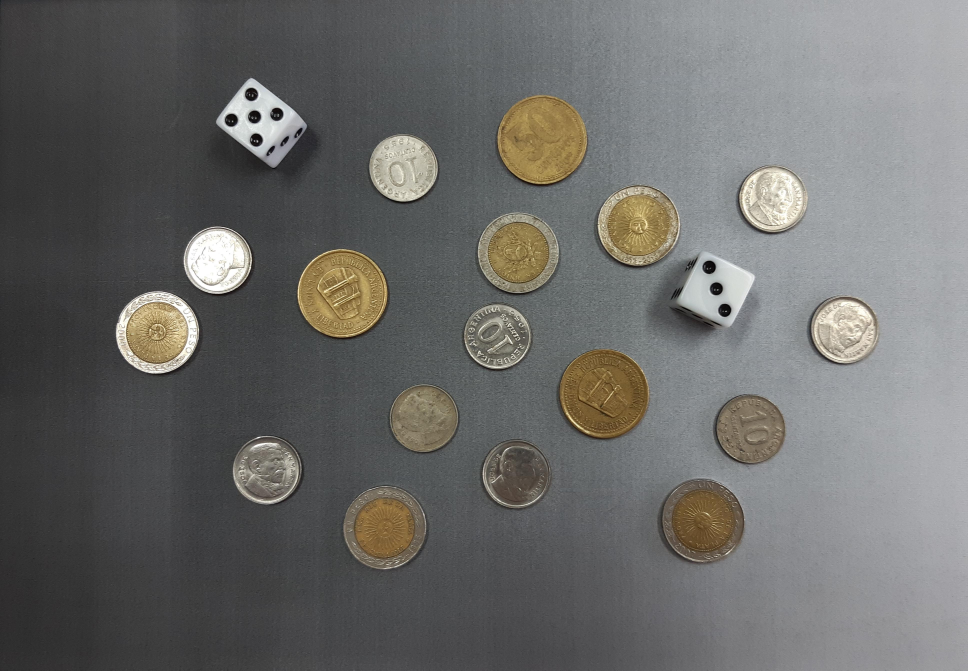
#> input picture ej1/monedas.jpg, 3871 x 2681 px, found by its file name (shown at 1/4 size)
$ python paso3.py
#> lines starting #> are read from the running program, lines starting #| are printed output that depends on the picture; after the words box and inside, x2 and y2 are one past the last pixel; in counts of white or black regions, pixels touching at a corner belong together
# =============================================================================
# PROBLEMA 1 - PASO 3: SEGMENTACIÓN FINAL DE OBJETOS (Punto A)
# -----------------------------------------------------------------------------
# Objetivo: obtener una máscara limpia donde cada moneda y cada dado sea un
# componente conectado separado (esperado: 19 = 17 monedas + 2 dados).
# Pipeline:
#   1) distancia de color al fondo en CIELAB (Unidad 5.4)
#   2) umbral con histéresis, o sea reconstrucción geodésica acotada (Unidades 3.1 y 6.5)
#   3) morfología: clausura, relleno de huecos, apertura (Unidad 6)
#   4) componentes conectados y filtro por área (Unidad 3.3)
# Esta versión muestra cada etapa. La misma lógica está refactorizada en
# segmentacion.py (función segmentar), que reutilizan los pasos 4 y 5: si se
# cambia un parámetro acá, hay que cambiarlo allá también.
# =============================================================================
import cv2
import numpy as np
import matplotlib.pyplot as plt

# --- 1. Carga y reducción a 1/4 ---
# Trabajamos a 1/4 (968x670) por velocidad: a esta escala las monedas miden
# 64-92 px de diámetro, de sobra para segmentarlas y medir formas.
# INTER_AREA promedia píxeles al reducir y evita aliasing (Unidad 2.1).
img_bgr = cv2.imread("ej1/monedas.jpg")
#> img_bgr is the input picture: shape (2681, 3871, 3); mean B, G, R 105.5, 107.4, 107.5
assert img_bgr is not None, "No se encontró monedas.jpg"
small = cv2.resize(img_bgr, None, fx=1/4, fy=1/4, interpolation=cv2.INTER_AREA)
small_rgb = cv2.cvtColor(small, cv2.COLOR_BGR2RGB)     # solo para mostrar con matplotlib

# Pasamos a CIELAB (Unidad 5.4): separa la luminancia (L) de la información de
# color (a*: verde-rojo, b*: azul-amarillo). Es la clave de este paso: el gris
# solo (paso 2) confunde las monedas doradas con el fondo porque tienen luminancia
# parecida, pero se diferencian claramente en b* (amarillo).
# Nota: OpenCV en 8 bits escala L a 0-255 y desplaza a*, b* en +128, así que las
# distancias que siguen están en "unidades OpenCV", no exactamente en ΔE de la CIE.
lab = cv2.cvtColor(small, cv2.COLOR_BGR2LAB)
#> lab: shape (670, 968, 3); mean of channels 0, 1, 2 114.3, 127.9, 129.1
print("Imagen de trabajo:", small.shape)
#| Imagen de trabajo: (670, 968, 3)

# --- 2. Estimación del fondo, un canal por vez (mismo método que el paso 1) ---
def fondo_canal(c, k=101, sigma=15):
    # Se reduce otra vez a la mitad (queda 1/8 del original, igual que en el
    # paso 1): a esa escala las monedas miden 32-46 px y la ventana de 101x101
    # de la mediana las ignora (cada una ocupa una fracción chica de la ventana).
#> called with k = 101, sigma = 15
    tiny = cv2.resize(c, None, fx=0.5, fy=0.5, interpolation=cv2.INTER_AREA)
    f = cv2.medianBlur(tiny, k)                 # filtro no lineal (Unidad 2.4); k impar
    f = cv2.GaussianBlur(f, (0, 0), sigma)      # suaviza los escalones de la mediana
    return cv2.resize(f, (c.shape[1], c.shape[0]), interpolation=cv2.INTER_LINEAR)

# El fondo se estima por separado en L, a* y b* y se apilan en una imagen de 3 canales
fondo_lab = np.dstack([fondo_canal(lab[:, :, i]) for i in range(3)])
#> call 2 of fondo_canal, with k = 101, sigma = 15
#> in fondo_canal (call 2), `f = cv2.GaussianBlur(f, (0, 0), sigma)`:
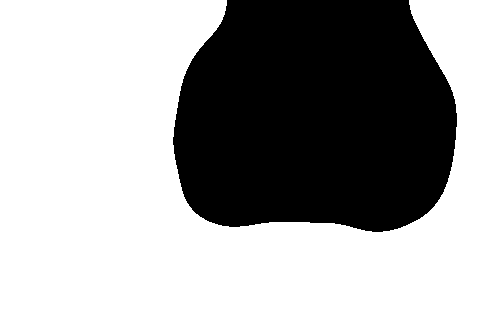
#> f: shape (335, 484); values 127 (black) and 128 (white), 65.3% white; 1 black region, box (x1, y1, x2, y2) and area: (173, 0, 457, 232) 56213
#> in fondo_canal (call 2), `return cv2.resize(f, (c.shape[1], c.shape[0]), interpolation=cv2.INTER..`: returned value: shape (670, 968); values 127 (black) and 128 (white), 65.3% white; 1 black region, box (x1, y1, x2, y2) and area: (346, 0, 914, 464) 224852
#> call 3 of fondo_canal, with k = 101, sigma = 15
#> in fondo_canal (call 3), `tiny = cv2.resize(c, None, fx=0.5, fy=0.5, interpolation=cv2.INTER_AREA)`:
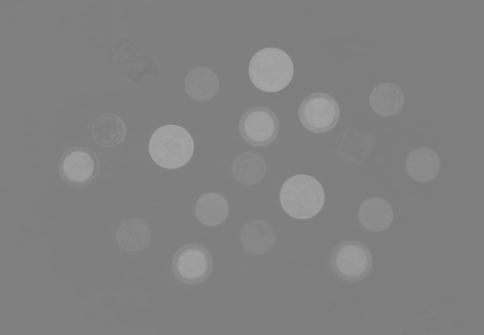
#> tiny: shape (335, 484); min 121, max 166, mean 129.2
#> fondo_lab: shape (670, 968, 3); mean of channels 0, 1, 2 110.6, 127.7, 126.9

# --- 3. Distancia de color al fondo ---
# Se resta en float32 (en uint8 desbordaría) y se calcula la norma euclídea en
# el espacio Lab: un solo número por píxel que resume "cuánto se aleja este píxel
# del fondo en luminancia Y en color". Cubre doradas (difieren en b*),
# plateadas y dados (difieren en L) con una única señal.
diff = lab.astype(np.float32) - fondo_lab.astype(np.float32)
#> diff: shape (670, 968, 3) float32; mean of channels 0, 1, 2 3.7, 0.2, 2.2
dist = np.sqrt((diff ** 2).sum(axis=2))
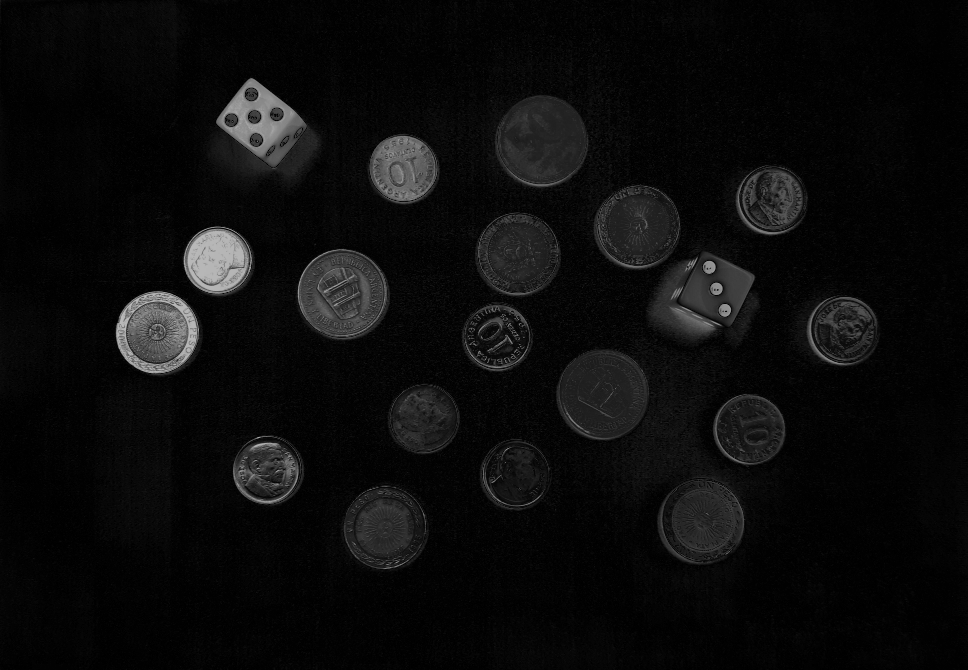
#> dist: shape (670, 968) float32; min 0, max 187, mean 12
# Suavizado leve (sigma = 2) para atenuar el ruido y el grabado de las monedas
dist = cv2.GaussianBlur(dist, (0, 0), 2)

# --- 4. Umbral con histéresis (reconstrucción geodésica acotada, Unidad 6.5) ---
# Por qué no Otsu: en el paso 2 falló porque el fondo domina el histograma.
# Acá los dos umbrales se eligen mirando el histograma de la figura:
#   - el fondo es un pico cerca de 0-10
#   - los objetos forman una joroba desde ~30
#   T_ALTO = 25: cae en el valle; lo que lo supera es objeto con seguridad (semillas).
#   T_BAJO = 14: más permisivo; sirve para completar bordes débiles (monedas
#                plateadas de bajo contraste), pero solo si están conectados a una semilla.
T_ALTO, T_BAJO, N_GROW = 25, 14, 10
print(f"Umbrales: alto={T_ALTO} | bajo={T_BAJO} | iteraciones de crecimiento={N_GROW}")

seeds = ((dist > T_ALTO) * 255).astype(np.uint8)    # núcleo seguro de cada objeto
#> seeds: shape (670, 968); 14.2% white; 25 white regions (2 under 20 px), largest, box (x1, y1, x2, y2) and area: (296, 248, 390, 341) 6846, (495, 96, 588, 189) 6790, (215, 77, 319, 178) 6774
low = ((dist > T_BAJO) * 255).astype(np.uint8)      # zona candidata (incluye la anterior)
#> low: shape (670, 968); 17.4% white; 20 white regions (1 under 20 px), largest, box (x1, y1, x2, y2) and area: (555, 348, 747, 566) 18149, (208, 76, 322, 187) 8396, (646, 246, 759, 345) 7906
k3 = cv2.getStructuringElement(cv2.MORPH_ELLIPSE, (3, 3))
mask0 = seeds.copy()
# Crecimiento: dilatar las semillas y quedarse solo con lo que cae dentro de "low".
# Es una dilatación geodésica de N pasos (Unidad 6.5). Si se iterara hasta que la
# máscara no cambie más, sería la reconstrucción morfológica completa (histéresis
# clásica); acá se corta en N_GROW pasos a propósito:
# cada iteración agrega como máximo 1 px, así que el máscara crece a lo sumo 10 px
# desde las semillas. Ese límite evita que el halo de sombra conecte objetos
# vecinos. Como las semillas están contenidas en "low", nunca se pierden.
for _ in range(N_GROW):
    mask0 = cv2.dilate(mask0, k3) & low
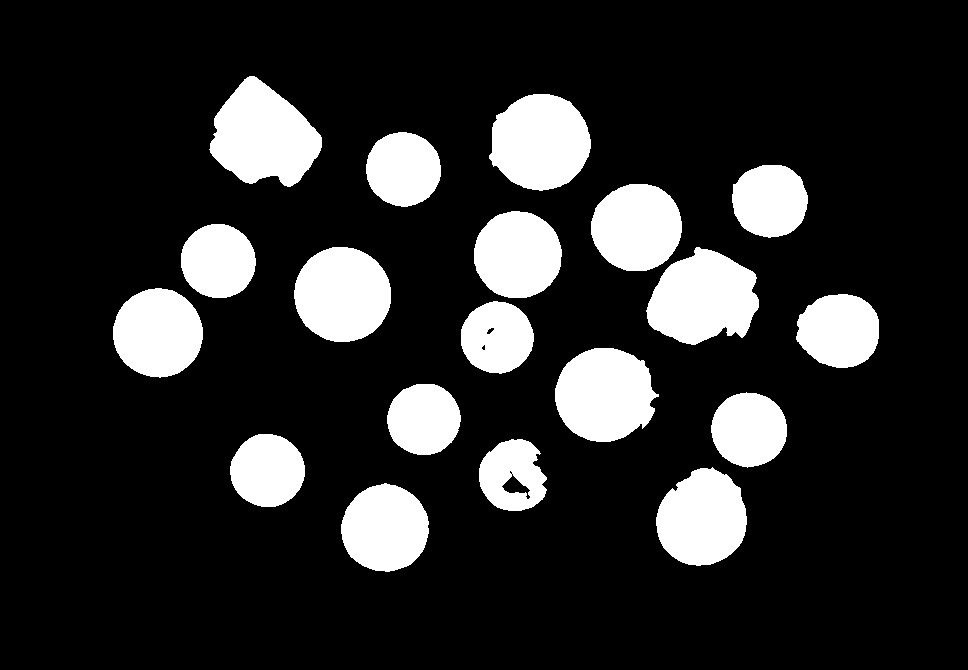
#> mask0: shape (670, 968); 16.7% white; 19 white regions, largest, box (x1, y1, x2, y2) and area: (209, 76, 322, 187) 8181, (646, 247, 759, 345) 7809, (489, 94, 591, 191) 7569
print(f"Foreground: semillas {100 * np.mean(seeds > 0):.1f}% -> tras crecer {100 * np.mean(mask0 > 0):.1f}%")
#| Foreground: semillas 14.2% -> tras crecer 16.7%
#> `mask_close = cv2.morphologyEx(mask0, cv2.MORPH_CLOSE, k_close)`: mask_close: shape (670, 968); 16.7% white; 18 white regions, largest, box (x1, y1, x2, y2) and area: (461, 211, 562, 374) 10195, (209, 76, 322, 187) 8189, (646, 247, 759, 345) 7838

# --- 5. Morfología (Unidad 6) ---
def rellenar_huecos(m):
    # Relleno de huecos por floodFill desde el fondo: se inunda el fondo desde la
    # esquina (0,0) y todo lo que NO quedó inundado es un hueco interno del objeto.
    # Supone que (0,0) es fondo, de ahí el assert.
    assert m[0, 0] == 0, "La esquina (0,0) no es fondo"
    ff = m.copy()
    pad = np.zeros((m.shape[0] + 2, m.shape[1] + 2), np.uint8)   # floodFill exige una máscara 2 px más grande
    cv2.floodFill(ff, pad, (0, 0), 255)
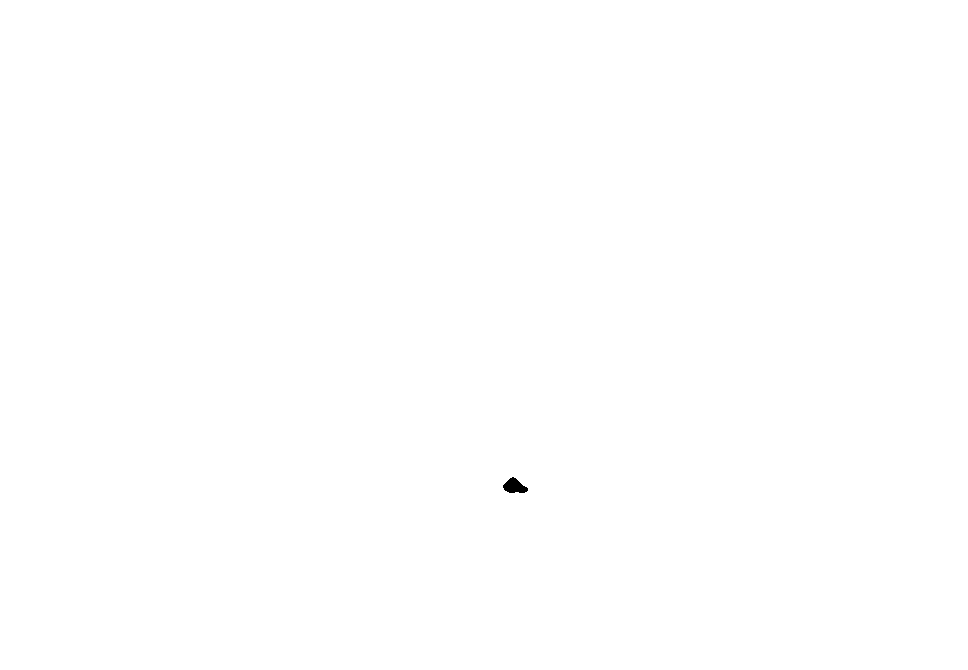
#> ff: shape (670, 968); 100% white; 1 black region, box (x1, y1, x2, y2) and area: (503, 477, 528, 493) 255
    # not(ff) vale 255 solo en los huecos; el OR con la máscara original los rellena
    return m | cv2.bitwise_not(ff)

# 5.1 Clausura (dilatación + erosión) 7x7: sella fisuras finas en los contornos
k_close = cv2.getStructuringElement(cv2.MORPH_ELLIPSE, (7, 7))
mask_close = cv2.morphologyEx(mask0, cv2.MORPH_CLOSE, k_close)

# 5.2 Relleno de huecos: rellena los huecos que dejan los relieves de las monedas
# y los puntos de los dados, para obtener máscaras sólidas
mask_fill = rellenar_huecos(mask_close)

# 5.3 Apertura (erosión + dilatación) con elemento elíptico de 31x31:
#  - elimina estructuras más chicas que 31 px (restos de sombra, ruido)
#  - corta puentes finos entre objetos pegados
# Es seguro porque las monedas miden 64-92 px, bastante más que el elemento.
k_open = cv2.getStructuringElement(cv2.MORPH_ELLIPSE, (31, 31))
mask_open = cv2.morphologyEx(mask_fill, cv2.MORPH_OPEN, k_open)
#> mask_open: shape (670, 968); 16.6% white; 19 white regions, largest, box (x1, y1, x2, y2) and area: (211, 78, 322, 183) 8027, (647, 249, 758, 345) 7656, (492, 94, 591, 191) 7512

# --- 6. Componentes conectados y descriptores (Unidades 3.3 y 7.2) ---
# connectivity=8: dos píxeles en diagonal también se consideran conectados
n, labels, stats, cents = cv2.connectedComponentsWithStats(mask_open, connectivity=8)
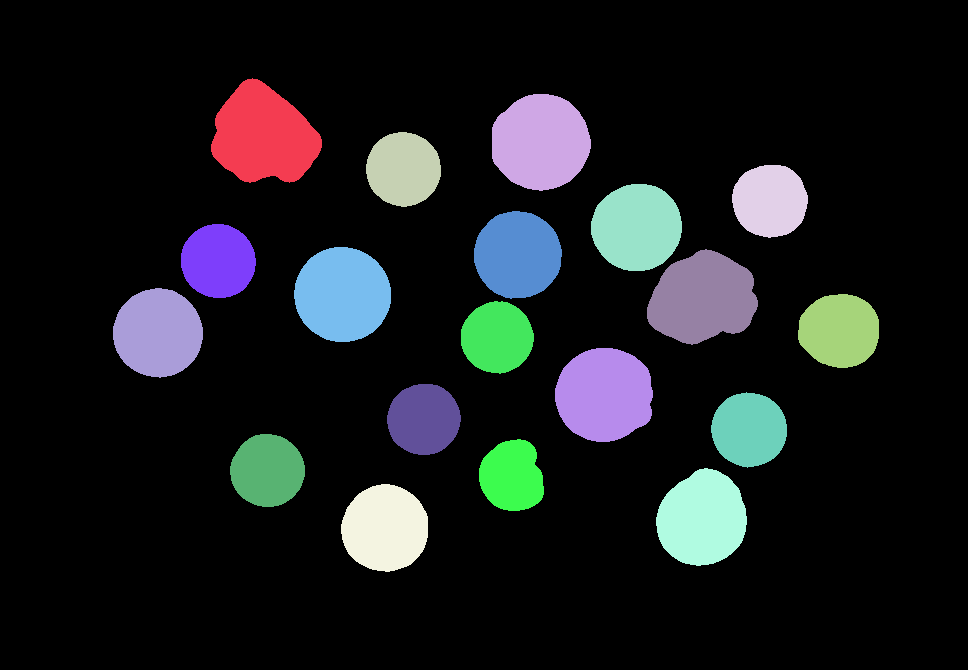
#> labels: shape (670, 968) int32; 20 distinct labels, from 0 to 19; one colour per label, 0 black
#> n = 20; stats = 20 rows, first 6: [0, 0, 968, 670, 541027], [211, 78, 111, 105, 8027], [492, 94, 99, 97, 7512], [366, 132, 75, 75, 4380], [732, 165, 76, 73, 4375], [591, 184, 91, 87, 6238]; cents = 20 rows, first 8: [480.2, 337.7], [263.3, 135.3], [540.2, 141.8], [403, 168.8], [769.6, 200.4], [636.4, 226.9], [517.3, 254.4], [217.8, 260.7]
# La moneda más chica mide ~3200 px de área a esta escala; 1000 descarta ruido sin riesgo
AREA_MIN = 1000
keep = [i for i in range(1, n) if stats[i, cv2.CC_STAT_AREA] >= AREA_MIN]   # el 0 es el fondo
#> keep = [1, 2, 3, 4, 5, 6, 7, 8, 9, 10, 11, 12, 13, 14, 15, 16, 17, 18, 19]
print(f"\nComponentes con área >= {AREA_MIN}: {len(keep)} (esperado: 19 = 17 monedas + 2 dados)")
#| Componentes con área >= 1000: 19 (esperado: 19 = 17 monedas + 2 dados)
for i in sorted(keep, key=lambda j: stats[j, cv2.CC_STAT_AREA]):
    x, y, ww, hh, a = stats[i]
    cnts, _ = cv2.findContours((labels == i).astype(np.uint8), cv2.RETR_EXTERNAL, cv2.CHAIN_APPROX_NONE)
    per = cv2.arcLength(cnts[0], True)
    # Circularidad (factor de forma) = 4*pi*Área / Perímetro^2: vale 1 para un círculo
    # perfecto y baja con formas angulosas. En la salida las monedas dan 0.88-0.92 y
    # los dados 0.81-0.82; ese descriptor separa ambos en el paso 4.
    circ = 4 * np.pi * a / per ** 2
    print(f"id {i:2d} | área {a:5d} | bbox {ww}x{hh} | circ {circ:.2f} | centro ({cents[i][0]:.0f}, {cents[i][1]:.0f})")
#> this loop made 19 passes
#> (i, x, y, ww, hh, a, per, circ) on passes 1, 2, 3, 4, 6, 7, 8, 9, 10, 11, 12, 13: (17, 479, 439, 65, 72, 3657, 228.9, 0.877), (12, 461, 301, 73, 73, 4103, 237.9, 0.911), (14, 387, 384, 74, 71, 4123, 237.4, 0.919), (16, 230, 434, 75, 73, 4271, 241.6, 0.919), (7, 181, 224, 75, 74, 4379, 244.8, 0.918), (3, 366, 132, 75, 75, 4380, 245, 0.917), (15, 711, 392, 76, 76, 4440, 247.9, 0.908), (11, 798, 294, 81, 74, 4773, 255, 0.922), (19, 341, 484, 87, 88, 5981, 286.8, 0.914), (6, 474, 211, 88, 88, 6042, 288.2, 0.914), (5, 591, 184, 91, 87, 6238, 291.7, 0.921), (10, 113, 288, 90, 90, 6270, 293.9, 0.912)
#> (x, y, ww, hh, a, per, circ) on pass 5: (732, 165, 76, 73, 4375, 245.4, 0.913)
#| id 17 | área  3657 | bbox 65x72 | circ 0.88 | centro (512, 476)
#| id 12 | área  4103 | bbox 73x73 | circ 0.91 | centro (497, 337)
#| id 14 | área  4123 | bbox 74x71 | circ 0.92 | centro (423, 419)
#| id 16 | área  4271 | bbox 75x73 | circ 0.92 | centro (267, 470)
#| id  4 | área  4375 | bbox 76x73 | circ 0.91 | centro (770, 200)
#| id  7 | área  4379 | bbox 75x74 | circ 0.92 | centro (218, 261)
#| id  3 | área  4380 | bbox 75x75 | circ 0.92 | centro (403, 169)
#| id 15 | área  4440 | bbox 76x76 | circ 0.91 | centro (749, 429)
#> (further printed lines are left out)

# Máscara final: solo los componentes que pasaron el filtro de área
mask_final = (np.isin(labels, keep) * 255).astype(np.uint8)
cv2.imwrite("ej1/mascara_paso3.png", mask_final)   # salida de referencia (los pasos siguientes no la leen)

# --- 7. Visualización de todas las etapas ---
fig, ax = plt.subplots(2, 4, figsize=(20, 9))
ax[0, 0].imshow(small_rgb);                 ax[0, 0].set_title("Original (1/4)")
ax[0, 1].imshow(dist, cmap="magma");        ax[0, 1].set_title("Distancia Lab al fondo")
ax[0, 2].hist(dist.ravel(), bins=128, log=True)     # escala log: el pico del fondo domina
ax[0, 2].axvline(T_BAJO, color="orange")
ax[0, 2].axvline(T_ALTO, color="r");        ax[0, 2].set_title(f"Histograma (log) + umbrales {T_BAJO} / {T_ALTO}")
ax[0, 3].imshow(mask0, cmap="gray");        ax[0, 3].set_title(f"Histéresis ({T_ALTO} / {T_BAJO})")
ax[1, 0].imshow(mask_close, cmap="gray");   ax[1, 0].set_title("Clausura 7x7")
ax[1, 1].imshow(mask_fill, cmap="gray");    ax[1, 1].set_title("Relleno de huecos")
ax[1, 2].imshow(mask_open, cmap="gray");    ax[1, 2].set_title("Apertura 31x31")
ax[1, 3].imshow(small_rgb)
ax[1, 3].contour(mask_final > 0, levels=[0.5], colors="lime", linewidths=0.8)
for i in keep:
    ax[1, 3].text(cents[i][0], cents[i][1], str(i), color="yellow", fontsize=9,
                  ha="center", va="center")
#> this loop made 19 passes
ax[1, 3].set_title(f"Resultado: {len(keep)} objetos")
for a in ax.ravel():
    if a is not ax[0, 2]:          # el histograma conserva sus ejes
        a.axis("off")
plt.tight_layout()
plt.savefig("ej1/paso3_resultado.png", dpi=100)
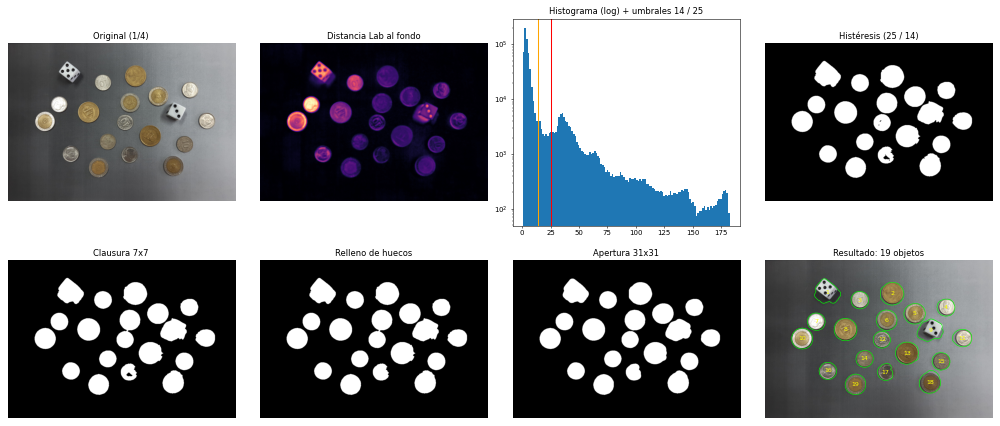
#> figure drawn by matplotlib, 8 panels; panel 3: tallest bar 197249 high, from x = 2.08 to 3.5
plt.show()   # sin tkinter solo da un warning; el resultado queda en el PNG

# HISTORIA DE AJUSTES (para justificar los parámetros):
#  - Versión 1: umbral único bajo (16) + clausura 15x15 -> la clausura grande
#    puenteó objetos vecinos (3 pares quedaron fusionados: 16 objetos en vez de 19).
#  - Versión 2: umbral único 25 + clausura chica + apertura 31x31 -> separó todo
#    pero perdió una moneda plateada de bajo contraste (18 objetos) y dejó
#    mordiscos en los bordes de otras.
#  - Versión final: histéresis 25/14 con crecimiento acotado + clausura 7x7 ->
#    19 objetos, monedas completas y sin fusiones.
